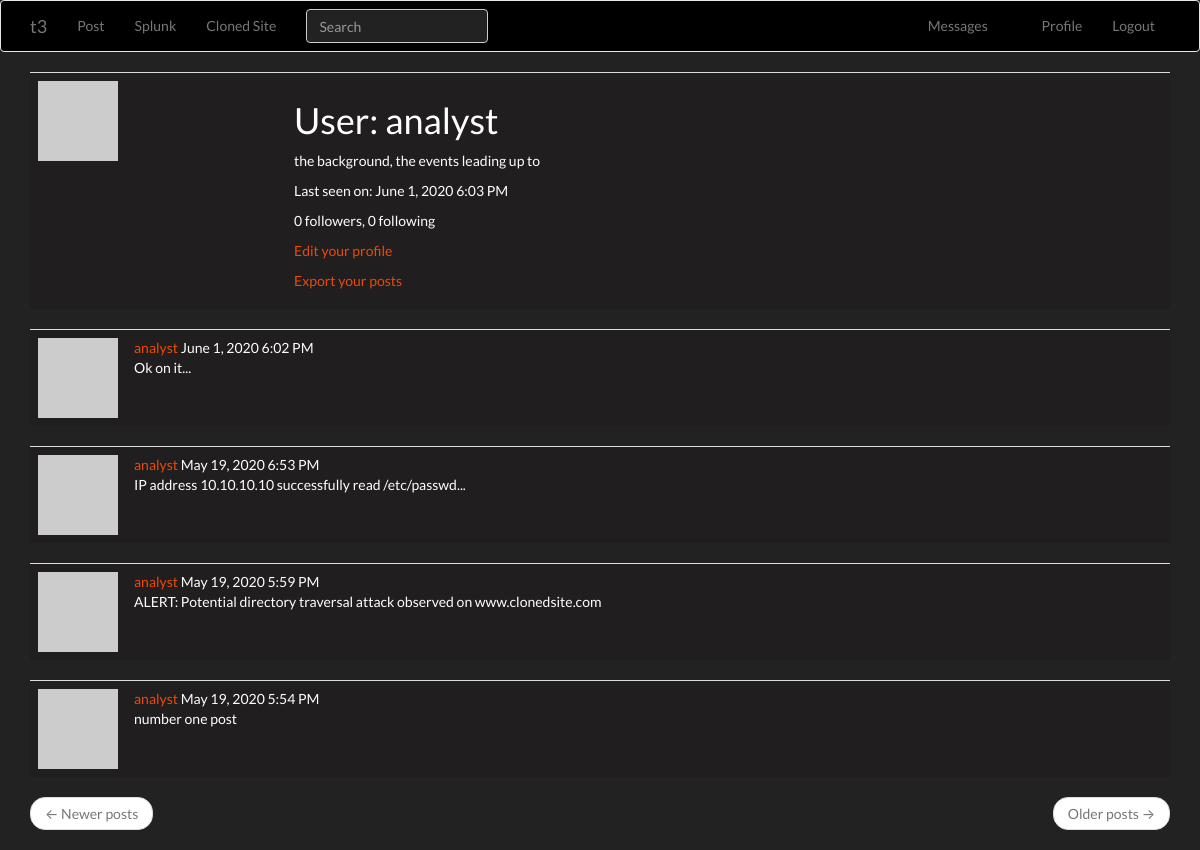
Page /user/analyst (signed in) on the earlier database version.
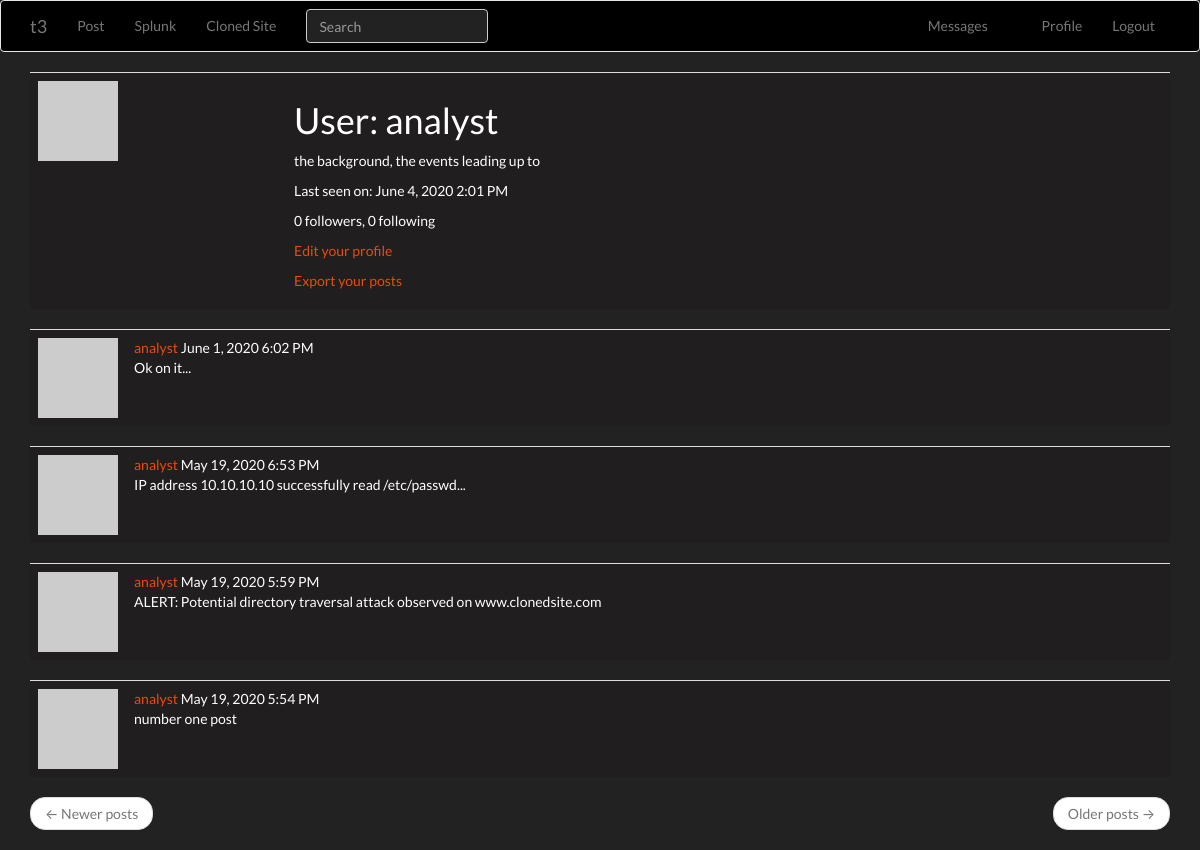
Same page on the later database version.
### app/models.py (models this page shows, shortened)
class PaginatedAPIMixin(object):
    @staticmethod
    def to_collection_dict(query, page, per_page, endpoint, **kwargs):
        resources = query.paginate(page, per_page, False)
        data = {
            'items': [item.to_dict() for item in resources.items],
            '_meta': {
                'page': page,
                'per_page': per_page,
                'total_pages': resources.pages,
                'total_items': resources.total
            },
            '_links': {
                'self': url_for(endpoint, page=page, per_page=per_page,
                                **kwargs),
                'next': url_for(endpoint, page=page + 1, per_page=per_page,
                                **kwargs) if resources.has_next else None,
                'prev': url_for(endpoint, page=page - 1, per_page=per_page,
                                **kwargs) if resources.has_prev else None
            }
        }
        return data

class User(UserMixin, PaginatedAPIMixin, db.Model):
    id = db.Column(db.Integer, primary_key=True)
    username = db.Column(db.String(64), index=True, unique=True)
    email = db.Column(db.String(120), index=True, unique=True)
    password_hash = db.Column(db.String(128))
    posts = db.relationship('Post', backref='author', lazy='dynamic')
    about_me = db.Column(db.String(140))
    last_seen = db.Column(db.DateTime, default=datetime.utcnow)
    token = db.Column(db.String(32), index=True, unique=True)
    token_expiration = db.Column(db.DateTime)
    followed = db.relationship(
        'User', secondary=followers,
        primaryjoin=(followers.c.follower_id == id),
        secondaryjoin=(followers.c.followed_id == id),
        backref=db.backref('followers', lazy='dynamic'), lazy='dynamic')
    messages_sent = db.relationship('Message',
                                    foreign_keys='Message.sender_id',
                                    backref='author', lazy='dynamic')
    messages_received = db.relationship('Message',
                                        foreign_keys='Message.recipient_id',
                                        backref='recipient', lazy='dynamic')
    last_message_read_time = db.Column(db.DateTime)
    notifications = db.relationship('Notification', backref='user',
                                    lazy='dynamic')
    tasks = db.relationship('Task', backref='user', lazy='dynamic')
    def avatar(self, size):
        digest = md5(self.email.lower().encode('utf-8')).hexdigest()
        return 'https://www.gravatar.com/avatar/{}?d=identicon&s={}'.format(
            digest, size)
    def new_messages(self):
        last_read_time = self.last_message_read_time or datetime(1900, 1, 1)
        return Message.query.filter_by(recipient=self).filter(
            Message.timestamp > last_read_time).count()
    def get_tasks_in_progress(self):
        return Task.query.filter_by(user=self, complete=False).all()
    def get_task_in_progress(self, name):
        return Task.query.filter_by(name=name, user=self,
                                    complete=False).first()

class SearchableMixin(object):
    @classmethod
    def before_commit(cls, session):
        session._changes = {
            'add': list(session.new),
            'update': list(session.dirty),
            'delete': list(session.deleted)
        }
    @classmethod
    def after_commit(cls, session):
        for obj in session._changes['add']:
            if isinstance(obj, SearchableMixin):
                add_to_index(obj.__tablename__, obj)
        for obj in session._changes['update']:
            if isinstance(obj, SearchableMixin):
                add_to_index(obj.__tablename__, obj)
        for obj in session._changes['delete']:
            if isinstance(obj, SearchableMixin):
                remove_from_index(obj.__tablename__, obj)
        session._changes = None

class Post(SearchableMixin, db.Model):
    __searchable__ = ['body']
    id = db.Column(db.Integer, primary_key=True)
    body = db.Column(db.String(140))
    timestamp = db.Column(db.DateTime, index=True, default=datetime.utcnow)
    user_id = db.Column(db.Integer, db.ForeignKey('user.id'))
    language = db.Column(db.String(5))

### app/main/routes.py (the view)
@bp.route('/user/<username>')
@login_required
def user(username):
    user = User.query.filter_by(username=username).first_or_404()
    page = request.args.get('page', 1, type=int)
    posts = user.posts.order_by(Post.timestamp.desc()).paginate(
        page, current_app.config['POSTS_PER_PAGE'], False)
    next_url = url_for('main.user', username=user.username,
                       page=posts.next_num) if posts.has_next else None
    prev_url = url_for('main.user', username=user.username,
                       page=posts.prev_num) if posts.has_prev else None
    form = EmptyForm()
    return render_template('user.html', user=user, posts=posts.items,
                           next_url=next_url, prev_url=prev_url, form=form)

### app/main/forms.py
class SearchForm(FlaskForm):
    q = StringField(_l('Search'), validators=[DataRequired()])
    def __init__(self, *args, **kwargs):
        if 'formdata' not in kwargs:
            kwargs['formdata'] = request.args
        if 'csrf_enabled' not in kwargs:
            kwargs['csrf_enabled'] = False
        super(SearchForm, self).__init__(*args, **kwargs)

class EmptyForm(FlaskForm):
    submit = SubmitField('Submit')

### app/main/routes.py (called while the page is built)
@bp.before_app_request
def before_request():
    if current_user.is_authenticated:
        current_user.last_seen = datetime.utcnow()
        db.session.commit()
        g.search_form = SearchForm()
    g.locale = str(get_locale())

### app/models.py (called while the page is built)
@login.user_loader
def load_user(id):
    return User.query.get(int(id))

### app/templates/user.html (shortened to what this page needs)
{% extends "base.html" %}
{% block app_content %}
    <table class="table table-hover">
        <tr>
            <td width="256px"><img src="{{ user.avatar(256) }}"></td>
            <td>
                <h1>{{ _('User') }}: {{ user.username }}</h1>
                {% if user.about_me %}<p>{{ user.about_me }}</p>{% endif %}
                {% if user.last_seen %}
                <p>{{ _('Last seen on') }}: {{ moment(user.last_seen).format('LLL') }}</p>
                {% endif %}
                <p>{{ _('%(count)d followers', count=user.followers.count()) }}, {{ _('%(count)d following', count=user.followed.count()) }}</p>
                {% if user == current_user %}
                <p><a href="{{ url_for('main.edit_profile') }}">{{ _('Edit your profile') }}</a></p>
                {% if not current_user.get_task_in_progress('export_posts') %}
                <p><a href="{{ url_for('main.export_posts') }}">{{ _('Export your posts') }}</a></p>
                {% endif %}
                {% endif %}
            </td>
        </tr>
    </table>
    {% for post in posts %}
        {% include '_post.html' %}
    {% endfor %}
    <nav aria-label="...">
        <ul class="pager">
            <li class="previous{% if not prev_url %} disabled{% endif %}">
                <a href="{{ prev_url or '#' }}">
                    <span aria-hidden="true">&larr;</span> {{ _('Newer posts') }}
                </a>
            </li>
            <li class="next{% if not next_url %} disabled{% endif %}">
                <a href="{{ next_url or '#' }}">
                    {{ _('Older posts') }} <span aria-hidden="true">&rarr;</span>
                </a>
            </li>
        </ul>
    </nav>
{% endblock %}

### app/templates/base.html (shortened to what this page needs)
{% extends 'bootstrap/base.html' %}
{% block styles %}
{{super()}}
  <link rel="stylesheet" href="{{url_for('static', filename='style.css')}}">
{% endblock %}
{% block navbar %}
    <nav class="navbar navbar-default">
        <div class="container">
            <div class="navbar-header">
                <a class="navbar-brand" href="{{ url_for('main.explore') }}">t3</a>
            </div>
            <div class="collapse navbar-collapse" id="bs-example-navbar-collapse-1">
                <ul class="nav navbar-nav">
                    <li><a href="{{ url_for('main.index') }}">{{ _('Post') }}</a></li>
                    <li><a target="_blank" rel="noopener noreferrer" href="http://localhost:8000/en-US/app/search/search?q=search%20index%3D*%20latest%3Dnow earliest%3D-15m">{{ _('Splunk') }}</a></li>
                    <li><a target="_blank" rel="noopener noreferrer" href="http://localhost:8080">{{ _('Cloned Site') }}</a></li>
                </ul>
                {% if g.search_form %}
                <form class="navbar-form navbar-left" method="get" action="{{ url_for('main.search') }}">
                    <div class="form-group">
                        {{ g.search_form.q(size=20, class='form-control', placeholder=g.search_form.q.label.text) }}
                    </div>
                </form>
                {% endif %}
                <ul class="nav navbar-nav navbar-right">
                    {% if current_user.is_anonymous %}
                    <li><a href="{{ url_for('auth.login') }}">{{ _('Login') }}</a></li>
                    {% else %}
                    <li>
                        <a href="{{ url_for('main.messages') }}">{{ _('Messages') }}
                            {% set new_messages = current_user.new_messages() %}
                        </a>
                    </li>
                    <li><a href="{{ url_for('main.user', username=current_user.username) }}">{{ _('Profile') }}</a></li>
                    <li><a href="{{ url_for('auth.logout') }}">{{ _('Logout') }}</a></li>
                    {% endif %}
                </ul>
            </div>
        </div>
    </nav>
{% endblock %}
{% block content %}
    <div class="container">
        {% block app_content %}{% endblock %}
    </div>
{% endblock %}

### app/templates/_post.html (shortened to what this page needs)
    <table class="table table-hover">
        <tr>
            <td width="70px">
                <a href="{{ url_for('main.user', username=post.author.username) }}">
                    <img src="{{ post.author.avatar(70) }}" />
                </a>
            </td>
            <td>
                {{ _('%(username)s %(when)s',
                    username=user_link, when=moment(post.timestamp).format('LLL')) }}
                <br>
                <span id="post{{ post.id }}">{{ post.body }}</span>
                {% if post.language and post.language != g.locale %}
                <br><br>
                {% endif %}
            </td>
        </tr>
    </table>

### app/static/style.css (style rules this page uses)
:root { --blue: #375a7f; --indigo: #6610f2; --purple: #6f42c1; --pink: #e83e8c; --red: #E74C3C; --orange: #fd7e14; --yellow: #F39C12; --green: #00bc8c; --teal: #20c997; --cyan: #3498DB; --white: #fff; --gray: #888; --gray-dark: #303030; --primary: #375a7f; --secondary: #444; --success: #00bc8c; --info: #3498DB; --warning: #F39C12; --danger: #E74C3C; --light: #adb5bd; --dark: #303030; --breakpoint-xs: 0; --breakpoint-sm: 576px; --breakpoint-md: 768px; --breakpoint-lg: 992px; --breakpoint-xl: 1200px; --font-family-sans-serif: "Lato", -apple-system, BlinkMacSystemFont, "Segoe UI", Roboto, "Helvetica Neue", Arial, sans-serif, "Apple Color Emoji", "Segoe UI Emoji", "Segoe UI Symbol"; --font-family-monospace: SFMono-Regular, Menlo, Monaco, Consolas, "Liberation Mono", "Courier New", monospace; }
body { margin: 0; font-family: "Lato", -apple-system, BlinkMacSystemFont, "Segoe UI", Roboto, "Helvetica Neue", Arial, sans-serif, "Apple Color Emoji", "Segoe UI Emoji", "Segoe UI Symbol"; font-weight: 400; line-height: 1.5; color: #fff; text-align: left; background-color: #222; }
td { background-color:rgb(32, 30, 30); border-color:rgb(red, green, blue); }
a { color: #ee4908; text-decoration: none; background-color: transparent; }
.navbar-collapse { background-color: black; }
.navbar-default { background-color: black; }
.navbar-default a { color: rgb(207, 13, 13); }
.navbar-collapse a { color: rgb(180, 19, 19); }
nav .form-control { color: #222 !important; background-color: #222 !important; }

Differences in the rows shown:
changed User "analyst": last_seen "June 1, 2020 6:03 PM" → "June 4, 2020 2:01 PM"
